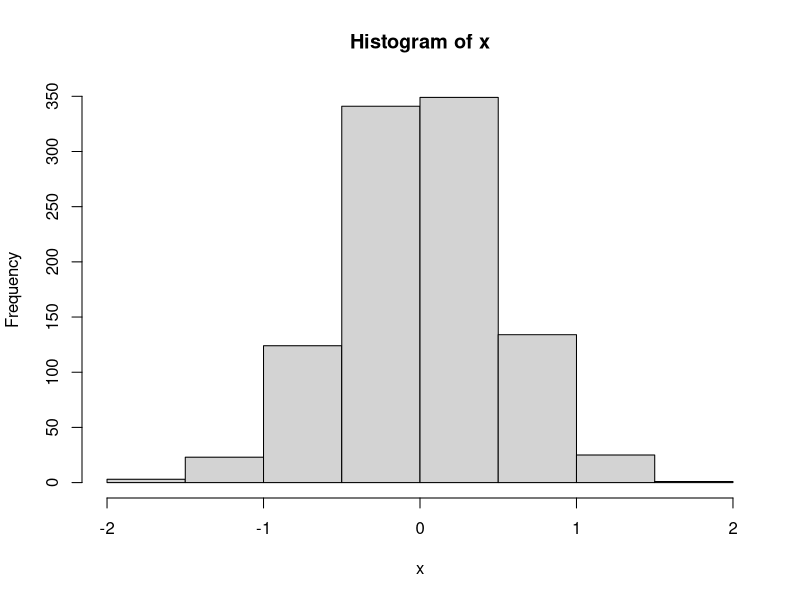
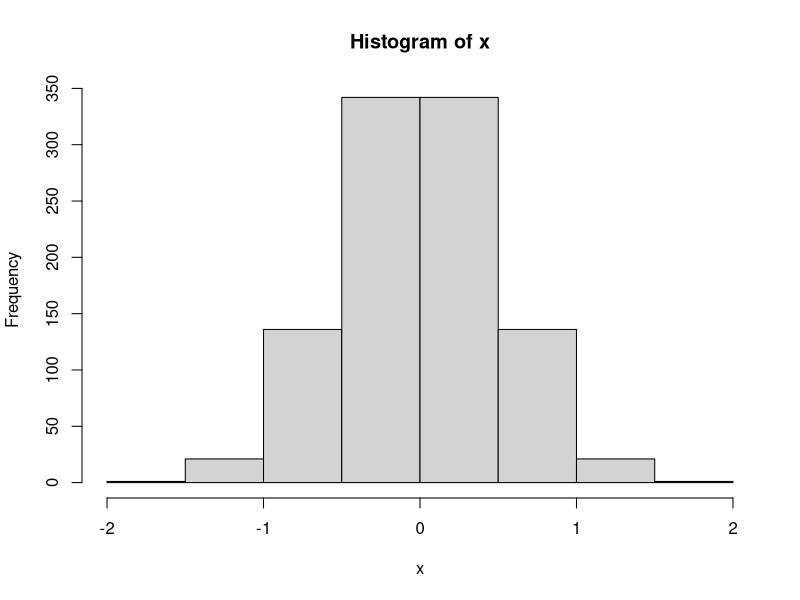
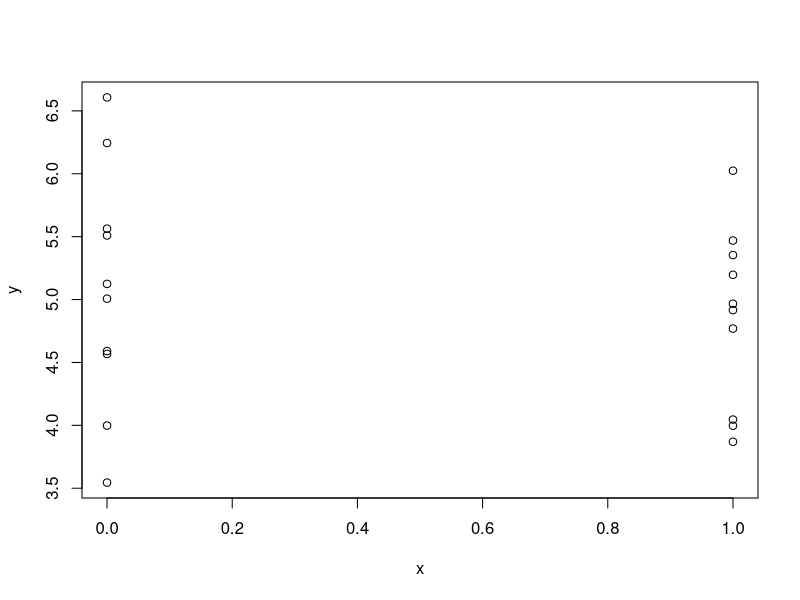
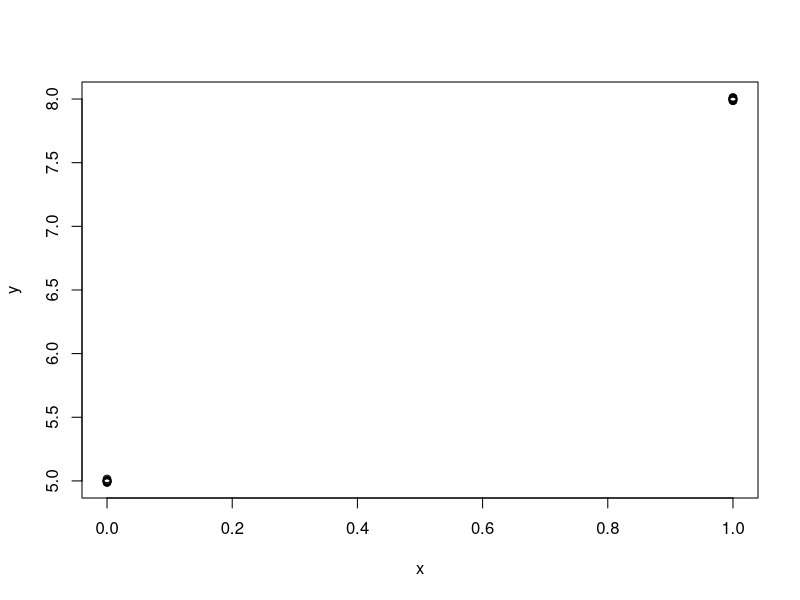

Reproduce these figures in R, in order.
## ---- chunk 1
#| label: initialize
#| echo: FALSE
knitr::opts_chunk$set(echo = TRUE, fig.width=7, fig.height=5) 
## ---- chunk 2
set.seed(5)
n <- 1000
x <- rnorm(n, sd=0.5)
hist(x)
var(x)
x <- qnorm(p=1:n/(n+1), sd=0.5)
hist(x)
var(x)
x <- rep(0:1, each=n/2)
var(x)
## ---- chunk 3
n <- 20
extra_sd <- 1
extra <- rnorm(n, sd=extra_sd)
a <- 5
x <- rep(0:1, each=n/2)
b <- 0
y <- a + b * x + extra
plot(x, y)
extra_sd <- 0.01
extra <- rnorm(n, sd=extra_sd)
b <- 3
y <- a + b * x + extra
plot(x, y)
